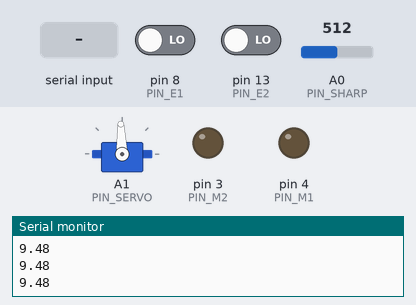
Recording of a sketch running on a simulated Arduino Uno, built with avr-gcc and run on an emulated ATmega328P. On the bench: servo, output pins drawn as LEDs (lit = HIGH), the last lines printed to the serial monitor. The test bench sets the inputs (shaded band); at power-on: A0 (PIN_SHARP) = 512, pin 8 (PIN_E1) LOW, pin 13 (PIN_E2) LOW.

Above: at 1.2 s.
1.3 s: "A" received over Serial
At 1.68 s:
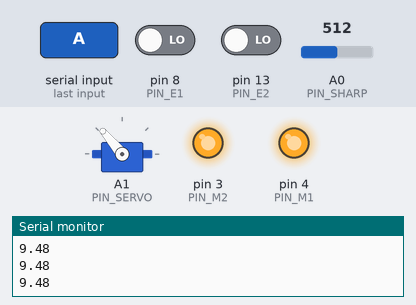
4.3 s: "B" received over Serial
At 4.72 s:
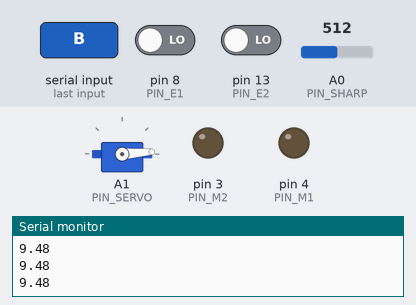
7.3 s: "C" received over Serial
At 7.46 s:
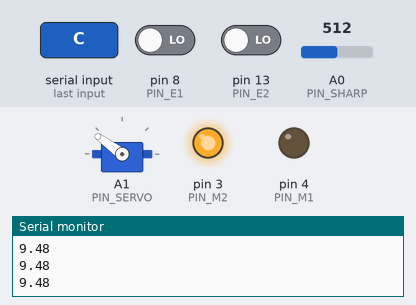
10.3 s: "D" received over Serial
At 10.51 s:
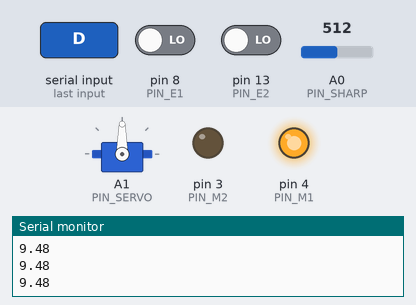
13.3 s: A0 (PIN_SHARP) set to 0
16.3 s: "A" received over Serial
At 16.6 s:
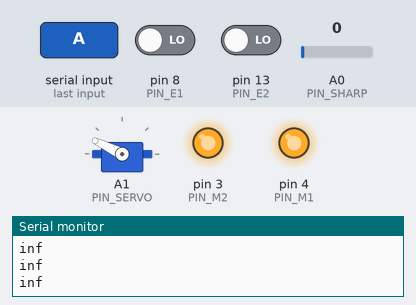
Timing chart, 0 to 20.3 s (numbered marks = the images above; inputs shaded):
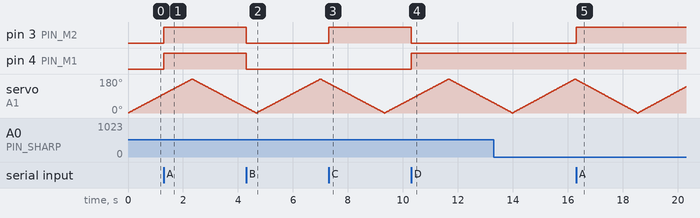

Measured:
- after the input at 1.3 s, pin 3 (PIN_M2), pin 4 (PIN_M1): LOW → HIGH at once
- after the input at 4.3 s, pin 3 (PIN_M2), pin 4 (PIN_M1): HIGH → LOW at once
- after the input at 7.3 s, pin 3 (PIN_M2): LOW → HIGH at once
- after the input at 10.3 s, pin 3 (PIN_M2): HIGH → LOW at once; pin 4 (PIN_M1): LOW → HIGH at once
- after the input at 16.3 s, pin 3 (PIN_M2): LOW → HIGH at once

The sketch:

tres_en_uno_v0.ino
```cpp
// Robot Móvil con IA
// Equipo Dinamita

// definición de pines
#define PIN_E1 8  //encoder 1
#define PIN_E2 13 //encoder 2
#define PIN_M1 4  //motor 1
#define PIN_M2 3  //motor 2
#define PIN_SHARP A0
#define PIN_SERVO A1

// crear objeto para el sensor Sharp
#include "Sharp.h"
Sharp sharp1(PIN_SHARP);

// crear objetos para encoders
#include "Encoder.h"
Encoder encoder1(PIN_E1);
Encoder encoder2(PIN_E2);

// crear objeto para el servo
#include <Servo.h>
Servo myservo;

// Variables globales
int pos = 0; // posición del servo
int incre = 1; //incremento de posición del servo

void setup() {
  // entradas para encoders
  pinMode(PIN_E1, INPUT);
  pinMode(PIN_E2, INPUT);

  // salidas para motores
  pinMode(PIN_M1, OUTPUT);
  pinMode(PIN_M2, OUTPUT);

  // motores apagados
  analogWrite(PIN_M1, 0);
  analogWrite(PIN_M2, 0);

  myservo.attach(PIN_SERVO);

  // iniciar comunicación serial
  Serial.begin(9600);
}

void loop() {
  while (Serial.available() > 0) {
    byte comando = Serial.read();

    switch (comando) {
      case 'A': //avanzar
        analogWrite(PIN_M1, 255);
        analogWrite(PIN_M2, 255);
        break;
      case 'B': //detener
        analogWrite(PIN_M1, 0);
        analogWrite(PIN_M2, 0);
        break;
      case 'C': //izquierda
        analogWrite(PIN_M1, 0);
        analogWrite(PIN_M2, 255);
        break;
      case 'D': //derecha
        analogWrite(PIN_M1, 255);
        analogWrite(PIN_M2, 0);
        break;
    }
  }

  if (encoder1.pulso()) {
    Serial.println(encoder1.e);
    delay(2);
  }
  if (encoder2.pulso()) {
    Serial.println(encoder2.e);
    delay(2);
  }

  Serial.println(sharp1.distancia(20));

  pos += incre;
  myservo.write(pos);
  if (pos == 180) {
    incre = -1;
  }
  if (pos == 0) {
    incre = 1;
  }

  delay(10);
}
```

Encoder.h
```cpp
class Encoder
{
  public:

  int pin;//pin al que esta conectado
  byte e=0;//estado
  byte ePrev=0;//estado previo
   //ctor

   Encoder (int p): pin(p){
   }
   byte pulso(){
    e=digitalRead(pin);
    byte r=(e!=ePrev);
    ePrev=e;
    return r;
   }
};
```

Sharp.h
```cpp
class Sharp {
  public:
    int pin;
    //float d; //distancia en cm


    float distancia(int n)
    {
      long suma = 0;
      for (int i = 0; i < n; i++)
      {
        suma = suma + analogRead(pin);
      }
      float adc = suma / n;
      float distancia_cm = 17569.7 * pow(adc, -1.2062);
      return (distancia_cm);
    }

    Sharp (int p): pin(p){

    }
};
```
